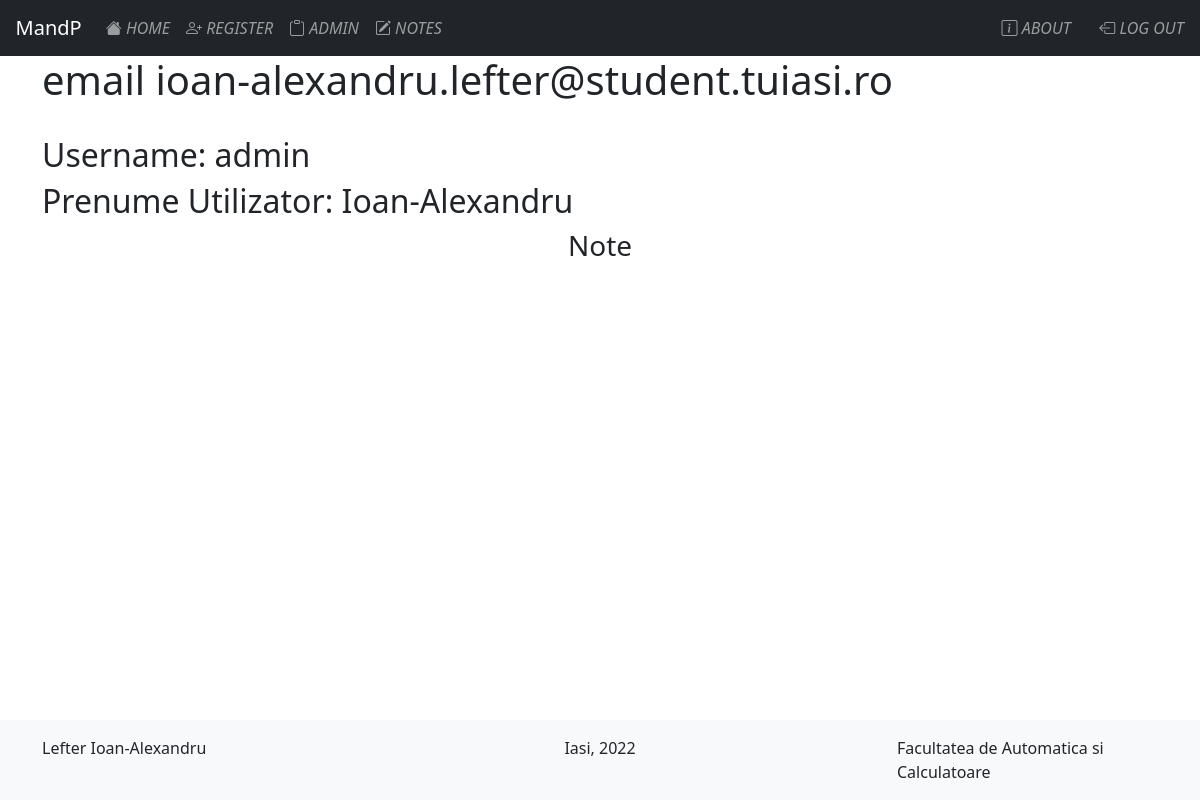
Screenshot of /about/ (signed in) with the database file from the repository.
### website/models.py (models this page shows)
class User(db.Model, UserMixin):
    id = db.Column(db.Integer, primary_key=True)
    email = db.Column(db.String(100), unique=True)
    username = db.Column(db.String(100), unique=True)
    prenume = db.Column(db.String(100))
    password = db.Column(db.String(100))
    notes = db.relationship('Note')

### website/views.py (the view)
@views.route('/about/')
@login_required
def about():
    return render_template("about.html", user=current_user)

### website/__init__.py (called while the page is built)
def create_app():
    app = Flask(__name__)
    app.config['SECRET_KEY'] = 'Xxnezsrcn7Aw@'
    app.config['SQLALCHEMY_DATABASE_URI'] = f'sqlite:///{DB_NAME}'
    db.init_app(app)
    from .views import views
    from .auth import auth
    app.register_blueprint(views, url_prefix = '/')
    app.register_blueprint(auth, url_prefix = '/')
    from .models import User, Note
    create_database(app)
    login_manager = LoginManager()
    login_manager.login_view = 'auth.login'
    login_manager.init_app(app)
    @login_manager.user_loader
    def load_user(id):
        return User.query.get(int(id))
    return app

### website/templates/about.html (shortened to what this page needs)
{%extends "base.html" %}
{% block content%}
<h1> email  {{ user.email }} </h1>
<br>
<h2>Username: {{ user.username }} </h2>
<h2>Prenume Utilizator: {{ user.prenume }} </h2>
<h3 class="text-center"> Note </h3>
{%endblock%}

### rows the page displays
User: email "ioan-alexandru.lefter@student.tuiasi.ro", username "admin", prenume "Ioan-Alexandru"
